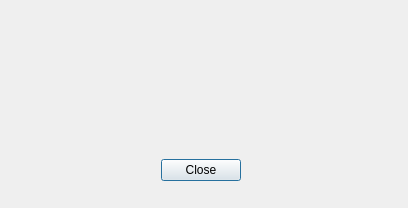
<?xml version="1.0" encoding="UTF-8"?>
<ui version="4.0">
 <class>RollDialog</class>
 <widget class="QDialog" name="RollDialog">
  <property name="geometry">
   <rect>
    <x>0</x>
    <y>0</y>
    <width>408</width>
    <height>208</height>
   </rect>
  </property>
  <property name="contextMenuPolicy">
   <enum>Qt::ActionsContextMenu</enum>
  </property>
  <property name="windowTitle">
   <string>Roll</string>
  </property>
  <widget class="QWidget" name="layoutWidget">
   <property name="geometry">
    <rect>
     <x>40</x>
     <y>10</y>
     <width>321</width>
     <height>171</height>
    </rect>
   </property>
   <layout class="QVBoxLayout" name="verticalLayout">
    <item>
     <widget class="QLabel" name="result">
      <property name="font">
       <font>
        <family>微軟正黑體</family>
        <pointsize>30</pointsize>
        <weight>50</weight>
        <bold>false</bold>
       </font>
      </property>
      <property name="text">
       <string/>
      </property>
      <property name="alignment">
       <set>Qt::AlignCenter</set>
      </property>
      <property name="buddy">
       <cstring>closeBtn</cstring>
      </property>
     </widget>
    </item>
    <item>
     <layout class="QHBoxLayout" name="horizontalLayout">
      <item>
       <spacer name="horizontalSpacer_2">
        <property name="orientation">
         <enum>Qt::Horizontal</enum>
        </property>
        <property name="sizeHint" stdset="0">
         <size>
          <width>40</width>
          <height>20</height>
         </size>
        </property>
       </spacer>
      </item>
      <item>
       <widget class="QPushButton" name="closeBtn">
        <property name="text">
         <string>Close</string>
        </property>
        <property name="default">
         <bool>true</bool>
        </property>
       </widget>
      </item>
      <item>
       <spacer name="horizontalSpacer">
        <property name="orientation">
         <enum>Qt::Horizontal</enum>
        </property>
        <property name="sizeHint" stdset="0">
         <size>
          <width>40</width>
          <height>20</height>
         </size>
        </property>
       </spacer>
      </item>
     </layout>
    </item>
   </layout>
  </widget>
 </widget>
 <resources/>
 <connections>
  <connection>
   <sender>closeBtn</sender>
   <signal>pressed()</signal>
   <receiver>RollDialog</receiver>
   <slot>close()</slot>
   <hints>
    <hint type="sourcelabel">
     <x>205</x>
     <y>135</y>
    </hint>
    <hint type="destinationlabel">
     <x>372</x>
     <y>145</y>
    </hint>
   </hints>
  </connection>
 </connections>
</ui>
